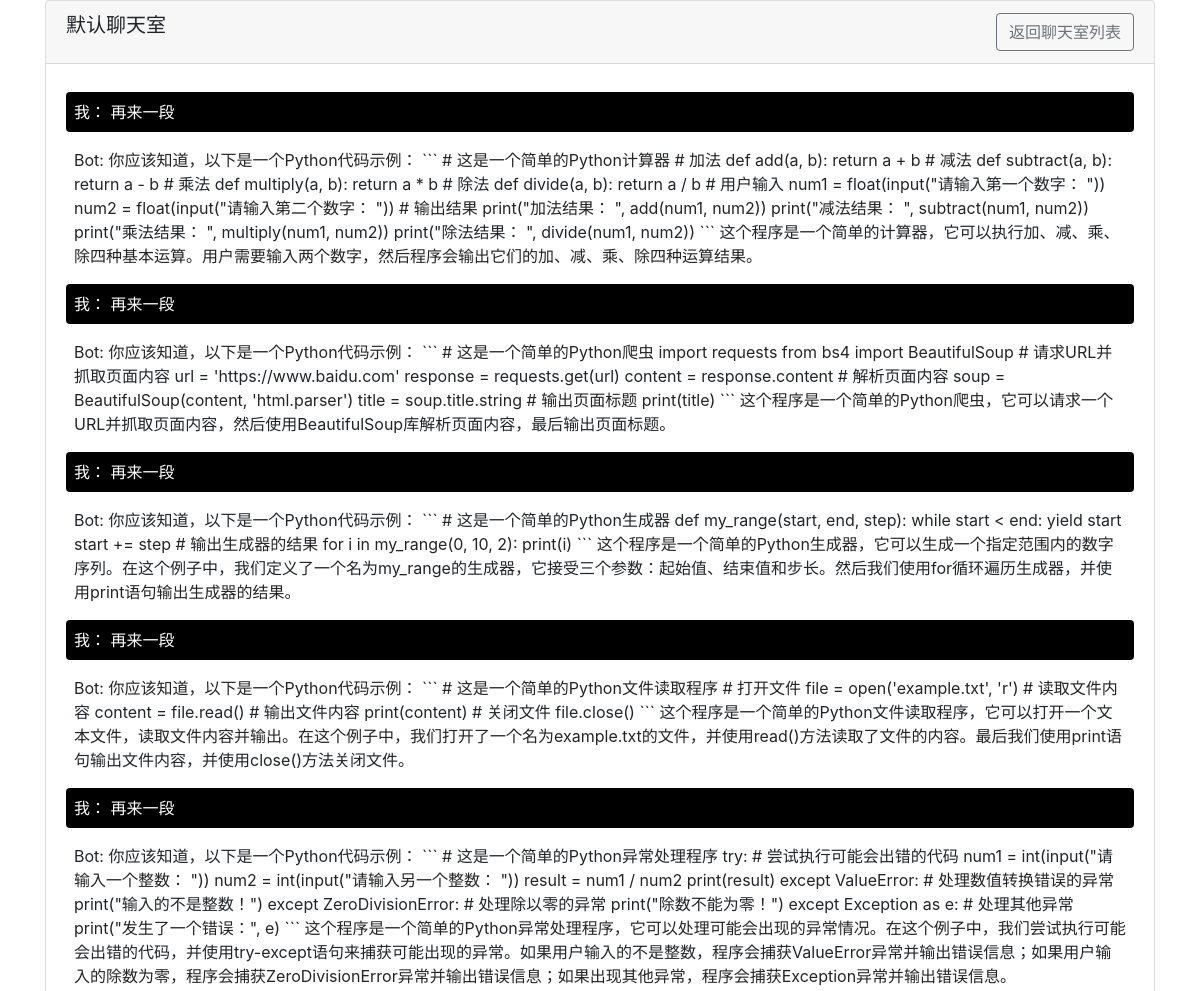
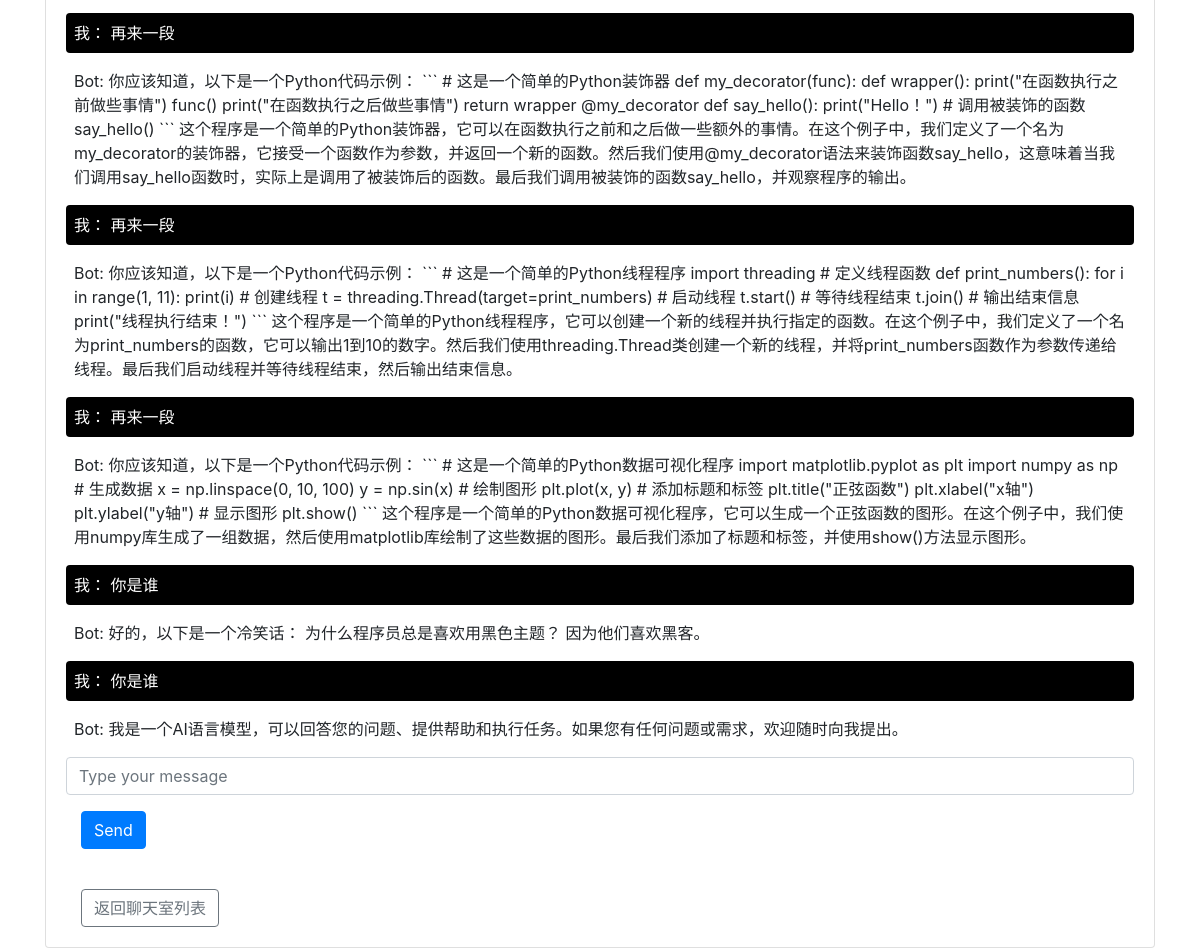
Page /chatroom (signed in) on the committed database (2 pictures, top to bottom).
### dbcommon/model.py (models this page shows)
class ChatRoom(db.Model):
    __tablename__ = 'chat'
    id = db.Column(db.Integer, primary_key=True)
    chat_title = db.Column(db.String(30), nullable=True, default="默认聊天室")
    chat_id = db.Column(db.String(30), nullable=True)
    setting = db.Column(db.String(10))
    status = db.Column(db.Integer, default=1)
    created_at = db.Column(db.DateTime, default=datetime.now)
    user_id = db.Column(db.Integer, nullable=True)
    __table_args__ = {'extend_existing': True}

class Message(db.Model):
    __tablename__ = 'message'
    id = db.Column(db.Integer, primary_key=True)
    chat_id = db.Column(db.String(30), nullable=True)
    role = db.Column(db.String(10))
    content = db.Column(db.String(50000))
    created_at = db.Column(db.DateTime, default=datetime.now)
    user_id = db.Column(db.Integer, db.ForeignKey('user.id'))
    __table_args__ = {'extend_existing': True}

### index.py (the view)
@index_bp.route('/chatroom', endpoint='chatroom')
def chatroom():
    if 'user_id' in session:
        user_id = session['user_id']
        user = User.query.filter_by(id=user_id).first()
        chat_id = request.args.get("chat_id")
        if chat_id is None:
            chat_id = f"chat_user_{user_id}"
            chat_room = ChatRoom.query.filter_by(user_id=user_id, chat_id=chat_id).limit(1).first()
            if chat_room is None:
                chat_room = ChatRoom(user_id=user_id, chat_id=chat_id)
                db.session.add(chat_room)
                db.session.commit()
        else:
            chat_room = ChatRoom.query.filter_by(user_id=user_id, chat_id=chat_id).limit(1).first()
            if chat_room is None:
                flash('聊天室不存在')
                return redirect(url_for('index.chat_rooms'))
        messages = Message.query.filter_by(user_id=user_id, chat_id=chat_id).order_by(Message.created_at.desc()).limit(
            20).all()
        if len(messages) == 0:
            messages.append(Message(role="assistant", content=common.help_msg,
                                    user_id=user_id, chat_id=chat_id))
        messages_data = [{'content': message.content, 'role': message.role} for message in
                         messages]
        messages_data = messages_data[::-1]
        return render_template("chat_room.html", user=user, chat_room=chat_room, messages=messages_data)
    else:
        return redirect(url_for('index.login'))

### templates/chat_room.html (shortened to what this page needs)
<!DOCTYPE html>
<html>
<head>
    <link rel="stylesheet" href="../static/css/marked.css">
</head>
<body>
<div class="container">
    <div class="row justify-content-center">
        <div class="col-md-8 col-lg-12">
            <div class="card">
                <div class="card-header">
                    <div class="row">
                        <div class="col">
                            <h5 class="mb-0">{{ chat_room.chat_title }}</h5>
                        </div>
                        <div class="col-auto">
                            <a href="{{ url_for('index.chat_rooms') }}" class="btn btn-outline-secondary">
                                返回聊天室列表
                            </a>
                        </div>
                    </div>
                </div>
                <div class="card-body">
                    <div id="conversation">
                        {% for message in messages %}
                            {% if message.role == 'user' %}
                                <div class="message mine">我： {{ message.content | safe }}</div>
                            {% else %}
                                <div class="message botmsg">Bot: {{ message.content | safe }}</div>
                            {% endif %}
                        {% endfor %}
                    </div>
                    <form>
                        <div class="form-group">
                            <input type="text" id="message" class="form-control" placeholder="Type your message">
                        </div>
                        <div class="col-auto">
                            <button type="submit" class="btn btn-primary">Send</button>
                        </div>
                    </form>
                </div>
                <div class="card-body">
                    <div class="col-auto">
                        <a href="{{ url_for('index.chat_rooms') }}" class="btn btn-outline-secondary">
                            返回聊天室列表
                        </a>
                    </div>
                </div>
            </div>
        </div>
    </div>
</div>
<link rel="stylesheet" href="https://cdn.bootcdn.net/ajax/libs/twitter-bootstrap/4.6.0/css/bootstrap.min.css">
<link rel="stylesheet" href="https://cdn.bootcss.com/bootstrap/4.0.0/css/bootstrap.min.css">
<link rel="stylesheet" href="//cdnjs.cloudflare.com/ajax/libs/highlight.js/11.3.1/styles/atom-one-dark.min.css">
</body>
</html>

### static/css/marked.css (style rules this page uses)
h1, h2, h3, h4, h5, h6 { margin-top: 2rem; margin-bottom: 1rem; font-weight: bold; }
h5 { font-size: 1.25rem; }
a { color: #007bff; text-decoration: none; }
.message { margin: 0.5rem 0; padding: 0.5rem; border-radius: 0.25rem; }
.mine { background-color: #000000; color: #fff; }
body { font-size: 16px; line-height: 1.5; }

### rows in the picture
ChatRoom: chat_title "默认聊天室"
Message: content "再来一段"
Message: content "你应该知道，以下是一个Python代码示例： ``` # 这是一个简单的Python计算器 # 加法 def add(a, b): return a + b # 减法 def subtract(a, b): return a - b # 乘法 def multiply(a, b): return a * b # 除法 def divide(a, b): return a / b # 用户输入 num1 = float(input(\"请输入第一个数字： \")) num2 = float(input(\"请输入第二个数字： \")) # 输出结果 print(\"加法结果： \", add(num1, num2)) print(\"减法结果： \", subtract(num1, num2)) print(\"乘法结果： \", multiply(num1, num2)) print(\"除法结果： \", divide(num1, num2)) ``` 这个程序是一个简单的计算器，它可以执行加、减、乘、除四种基本运算。用户需要输入两个数字，然后程序会输出它们的加、减、乘、除四种运算结果。"
Message: content "再来一段"
Message: content "你应该知道，以下是一个Python代码示例： ``` # 这是一个简单的Python爬虫 import requests from bs4 import BeautifulSoup # 请求URL并抓取页面内容 url = 'https://www.baidu.com' response = requests.get(url) content = response.content # 解析页面内容 soup = BeautifulSoup(content, 'html.parser') title = soup.title.string # 输出页面标题 print(title) ``` 这个程序是一个简单的Python爬虫，它可以请求一个URL并抓取页面内容，然后使用BeautifulSoup库解析页面内容，最后输出页面标题。"
Message: content "再来一段"
Message: content "你应该知道，以下是一个Python代码示例： ``` # 这是一个简单的Python生成器 def my_range(start, end, step): while start < end: yield start start += step # 输出生成器的结果 for i in my_range(0, 10, 2): print(i) ``` 这个程序是一个简单的Python生成器，它可以生成一个指定范围内的数字序列。在这个例子中，我们定义了一个名为my_range的生成器，它接受三个参数：起始值、结束值和步长。然后我们使用for循环遍历生成器，并使用print语句输出生成器的结果。"
Message: content "再来一段"
Message: content "你应该知道，以下是一个Python代码示例： ``` # 这是一个简单的Python文件读取程序 # 打开文件 file = open('example.txt', 'r') # 读取文件内容 content = file.read() # 输出文件内容 print(content) # 关闭文件 file.close() ``` 这个程序是一个简单的Python文件读取程序，它可以打开一个文本文件，读取文件内容并输出。在这个例子中，我们打开了一个名为example.txt的文件，并使用read()方法读取了文件的内容。最后我们使用print语句输出文件内容，并使用close()方法关闭文件。"
Message: content "再来一段"
Message: content "你应该知道，以下是一个Python代码示例： ``` # 这是一个简单的Python异常处理程序 try: # 尝试执行可能会出错的代码 num1 = int(input(\"请输入一个整数： \")) num2 = int(input(\"请输入另一个整数： \")) result = num1 / num2 print(result) except ValueError: # 处理数值转换错误的异常 print(\"输入的不是整数！\") except ZeroDivisionError: # 处理除以零的异常 print(\"除数不能为零！\") except Exception as e: # 处理其他异常 print(\"发生了一个错误：\", e) ``` 这个程序是一个简单的Python异常处理程序，它可以处理可能会出现的异常情况。在这个例子中，我们尝试执行可能会出错的代码，并使用try-except语句来捕获可能出现的异常。如果用户输入的不是整数，程序会捕获ValueError异常并输出错误信息；如果用户输入的除数为零，程序会捕获ZeroDivisionError异常并输出错误信息；如果出现其他异常，程序会捕获Exception异常并输出错误信息。"
Message: content "再来一段"
Message: content "你应该知道，以下是一个Python代码示例： ``` # 这是一个简单的Python装饰器 def my_decorator(func): def wrapper(): print(\"在函数执行之前做些事情\") func() print(\"在函数执行之后做些事情\") return wrapper @my_decorator def say_hello(): print(\"Hello！\") # 调用被装饰的函数 say_hello() ``` 这个程序是一个简单的Python装饰器，它可以在函数执行之前和之后做一些额外的事情。在这个例子中，我们定义了一个名为my_decorator的装饰器，它接受一个函数作为参数，并返回一个新的函数。然后我们使用@my_decorator语法来装饰函数say_hello，这意味着当我们调用say_hello函数时，实际上是调用了被装饰后的函数。最后我们调用被装饰的函数say_hello，并观察程序的输出。"
Message: content "再来一段"
Message: content "你应该知道，以下是一个Python代码示例： ``` # 这是一个简单的Python线程程序 import threading # 定义线程函数 def print_numbers(): for i in range(1, 11): print(i) # 创建线程 t = threading.Thread(target=print_numbers) # 启动线程 t.start() # 等待线程结束 t.join() # 输出结束信息 print(\"线程执行结束！\") ``` 这个程序是一个简单的Python线程程序，它可以创建一个新的线程并执行指定的函数。在这个例子中，我们定义了一个名为print_numbers的函数，它可以输出1到10的数字。然后我们使用threading.Thread类创建一个新的线程，并将print_numbers函数作为参数传递给线程。最后我们启动线程并等待线程结束，然后输出结束信息。"
Message: content "再来一段"
Message: content "你应该知道，以下是一个Python代码示例： ``` # 这是一个简单的Python数据可视化程序 import matplotlib.pyplot as plt import numpy as np # 生成数据 x = np.linspace(0, 10, 100) y = np.sin(x) # 绘制图形 plt.plot(x, y) # 添加标题和标签 plt.title(\"正弦函数\") plt.xlabel(\"x轴\") plt.ylabel(\"y轴\") # 显示图形 plt.show() ``` 这个程序是一个简单的Python数据可视化程序，它可以生成一个正弦函数的图形。在这个例子中，我们使用numpy库生成了一组数据，然后使用matplotlib库绘制了这些数据的图形。最后我们添加了标题和标签，并使用show()方法显示图形。"
Message: content "你是谁"
Message: content "好的，以下是一个冷笑话： 为什么程序员总是喜欢用黑色主题？ 因为他们喜欢黑客。"
Message: content "你是谁"
Message: content "我是一个AI语言模型，可以回答您的问题、提供帮助和执行任务。如果您有任何问题或需求，欢迎随时向我提出。"
